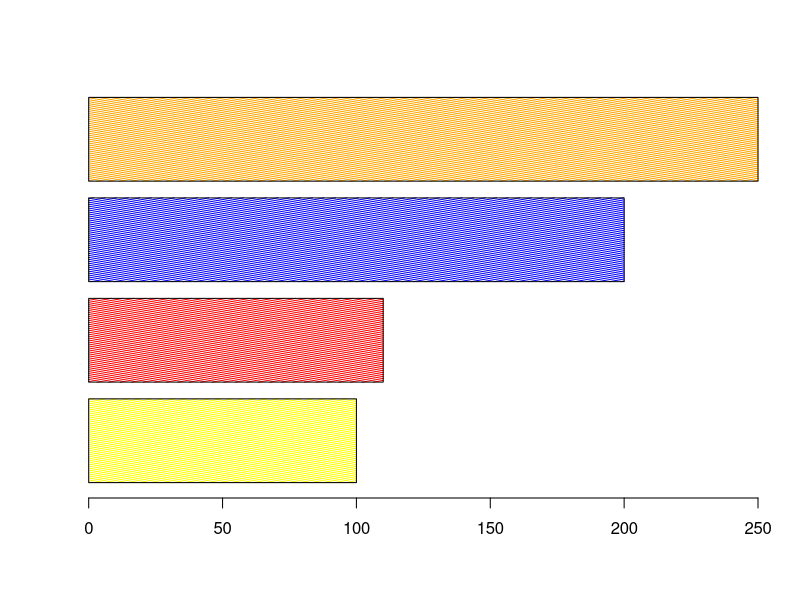

The R script that drew this image:

# how to initialize a variable
x <- 18
x
y <- 5
z <- x+y

x*y
x-y
x/y
x %% y
x %/% y
x %% y + y * (x %/% y)
x == x %% y + y * (x %/% y)
x^y
x %% 0

ilosc_dzieci <- 7

ilosc_plecakow_na_dziecko <- 7

ilosc_plecakow <- ilosc_dzieci * ilosc_plecakow_na_dziecko

ilosc_duzych_kotow_w_plecaku <- 7

ilosc_duzych_kotow  <- ilosc_plecakow * ilosc_duzych_kotow_w_plecaku

ilosc_malych_kotow_na_duzego <- 7

ilosc_malych_kotow <- ilosc_duzych_kotow * ilosc_malych_kotow_na_duzego

ilosc_nog <- ilosc_dzieci *2 + ilosc_duzych_kotow * 4 + ilosc_malych_kotow * 4

ilosc_nog


ogon <- 2.5

ogon_proporcja <- 5 / 12

dlugosc_ciala <- ogon * (1 / ogon_proporcja)

dlugosc_ciala


# zmienne warunkowe

has_cap = T
has_receipt = F
paid_by_card = F
has_code = T
code_winning = F
is_company_related = F


has_cap & (has_receipt | paid_by_card) & has_code & code_winning & ! is_company_related


it_will_be_rainy <- T
it_will_be_rainy | !it_will_be_rainy 


prices <- c(100, 110, 200, 250)
prices
discount <- c(10, 25, 50, 99)

prices - discount

v_used_space_pct <- c(50, 98, 98, 80, 70, 92, 85, 88, 85, 91)
v_disk_size_gb <- c(100, 300, 500, 200, 160, 80, 900, 740, 220, 100)

v_used_space_gb <- v_disk_size_gb - v_disk_size_gb * v_used_space_pct / 100
v_used_space_gb

v_free_space_gb <- v_disk_size_gb - v_used_space_gb
v_free_space_gb

v_trend_growing <- c(T,T,F,F,T,F,F,F,T,T)

v_alert <- v_used_space_pct >= 90 
v_alert

v_alert <- v_used_space_pct >= 90 | (v_used_space_pct >= 80 & v_trend_growing)
v_alert

barplot( height = prices, density = 50, angle = 10, horiz = T, col = c('yellow', 'red', 'blue', 'orange'))
